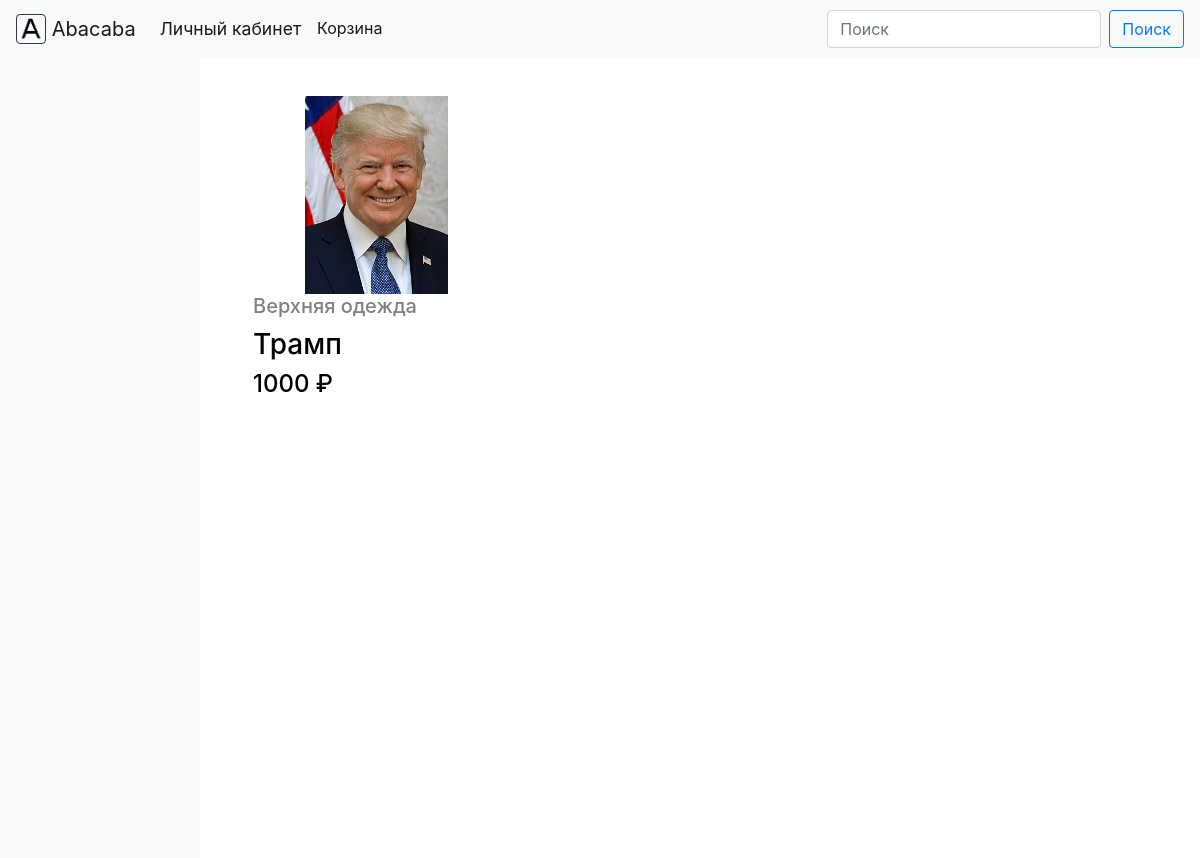
The page / on the database its author committed.
### core/models.py (models this page shows, shortened)
class Product(models.Model):
    id = models.AutoField(primary_key=True)
    name = models.TextField()
    price = models.IntegerField()
    rating = models.FloatField(blank=True,
                               null=True)
    categories = models.ManyToManyField(to=Category,
                                        blank=True,
                                        related_name='products')
    main_category = models.ForeignKey(to=Category,
                                      blank=True,
                                      null=True,
                                      on_delete=models.SET_NULL)

class Image(models.Model):
    id = models.AutoField(primary_key=True)
    image = models.ImageField(upload_to='images',
                              null=True)
    description = models.TextField(null=True,
                                   blank=True)
    stock_product = models.ForeignKey(to=StockProduct,
                                      on_delete=models.CASCADE,
                                      related_name='images',
                                      null=True,
                                      blank=True)
    product = models.OneToOneField(Product,
                                   on_delete=models.SET_NULL,
                                   null=True,
                                   blank=True)

class Category(models.Model):
    id = models.AutoField(primary_key=True)
    name = models.TextField()
    parent_category = models.ForeignKey('self',
                                        on_delete=models.CASCADE,
                                        blank=True,
                                        null=True,
                                        related_name='child_categories')

### core/views.py (the view)
# urls.py: path('', views.index_page, name='home'),
def index_page(request):
    context = dict()
    if 'category_id' in request.GET:
        category_id = request.GET.get('category_id')
        category = Category.objects.get(id=category_id)
        context['is_category'] = True
        context['category_name'] = category.name
    else:
        category_id = None
        context['is_category'] = False
    if 'text' in request.GET:
        text = request.GET.get('text')
        context['search_query'] = text
        context['is_search'] = True
    else:
        text = None
        context['is_search'] = False
    context['products'] = return_products(category_id=category_id, search_query=text)
    if len(context['products']) == 0:
        context['is_empty'] = True
    else:
        context['is_empty'] = False
    return render(request, 'index.html', context)

### core/views.py (called while the page is built, shortened)
def return_products(category_id=None, search_query=None):  # #Возвращает список продуктов для главной страницы
    if category_id is None and search_query is None:
        return Product.objects.all()

### core/templates/index.html
{% extends "base.html" %}
{% block content %}
<div class="container-fluid" style="padding:0px;">
    <div class="row no-gutters">
        {% include 'sidebar.html' %}
        <div class="col-sm-10">
            {% include 'items.html' %}
        </div>
    </div>
</div>
{% endblock %}

### core/templates/product_preview.html
<div class="col-xl-4 col-md-6 col-xs-12" style="margin-bottom: 10px;">
    <a id="prod_preview_block" class="thumbnail" href='/products?id={{product.id}}'>
        <div class="square-box">
            <img class="img-fluid centered-div" src="{{product.image.image.url}}" alt="Product">
        </div>
        <div class="caption">
            {% if product.main_category %}
            <h5 style="margin-bottom:0px; color:gray;">{{ product.main_category.name }}</h5>
            {% else %}
            <h5 style="margin-bottom:0px; color:gray;">Без категории</h5>
            {% endif %}
            <h3 style="margin-top:10px;">{{ product.name }}</h3>
            <h4>{{ product.price }} ₽</h4>
        </div>
    </a>
</div>

### assets/classes/styles.css (style rules this page uses)
#prod_preview_block { display: block; box-sizing: border-box; text-decoration: none; color: black; padding: 20px; border: 3px solid transparent; border-radius: 20px; transition: 0.1s linear; }
.square-box { position: relative; width: 80%; overflow: hidden; left: 10%; }
.square-box:before { content: ""; display: block; padding-top: 100%; }
.centered-div { position: absolute; top: 0; left: 0; bottom: 0; right: 0; margin: auto; max-width: 100%; max-height: 100%; }

### rows shown on the page
Product: image.image (picture), main_category.name "Верхняя одежда", name "Трамп", price "1000"
